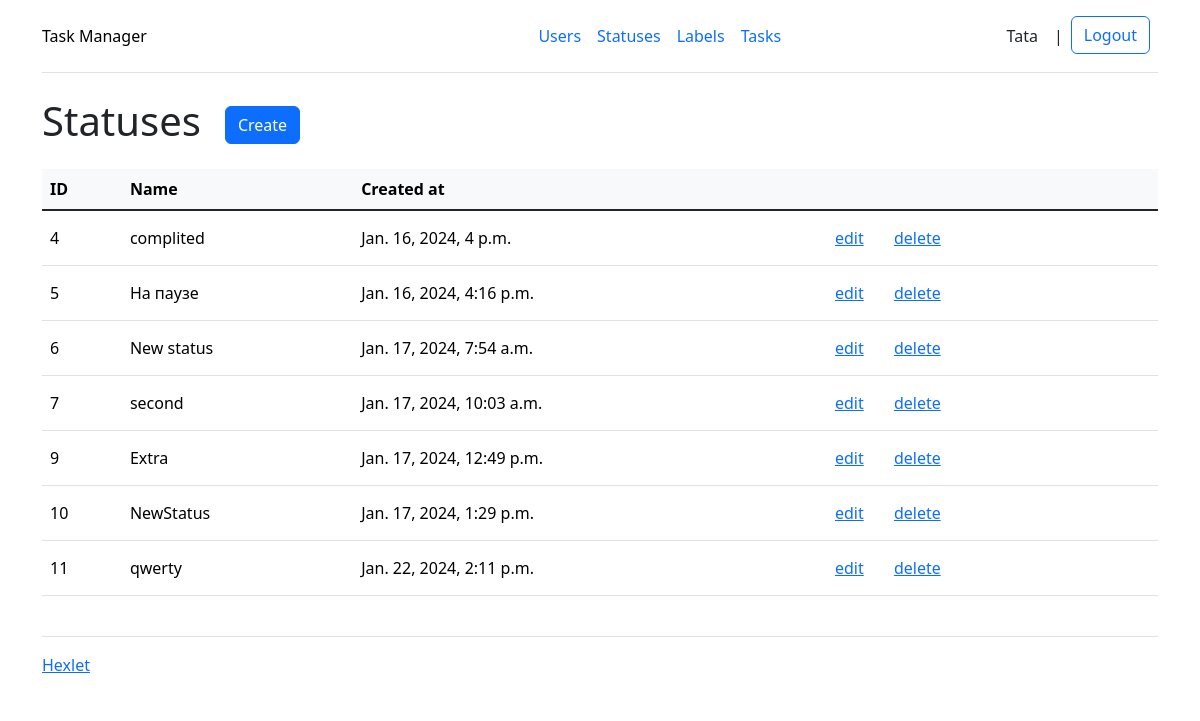
Page /statuses/ (signed in) on the earlier database version.
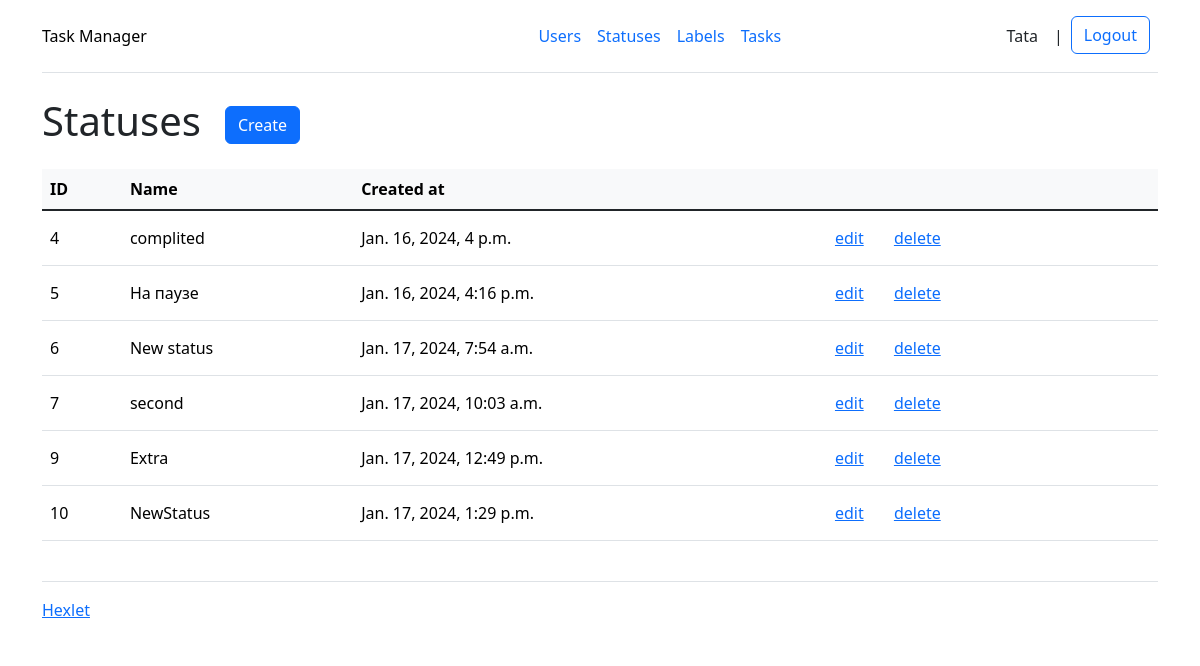
Same page on the later database version.
### task_manager/status/models.py (models this page shows, shortened)
class Status(models.Model):
    name = models.CharField(max_length=100)
    created_at = models.DateTimeField(auto_now_add=True)
    updated_at = models.DateTimeField(auto_now=True)
    objects = models.Manager

### task_manager/status/views.py (the view)
# urls.py: path('', views.StatusIndexView.as_view(), name='statuses_index'),
class StatusIndexView(LoginRequiredMixinWithMessage, ListView):
    model = Status
    template_name = 'status/index.html'
    context_object_name = 'statuses'

### task_manager/permissions.py (called while the page is built)
    def dispatch(self, request, *args, **kwargs):
        if not request.user.is_authenticated:
            messages.add_message(request, messages.ERROR, self.login_required_message)
            return self.handle_no_permission()
        return super(LoginRequiredMixinWithMessage, self).dispatch(request, *args, **kwargs)

### task_manager/templates/status/index.html (shortened to what this page needs)
{% extends "base.html" %}
{% load i18n %}
{% block content %}
<h1 class="my-4">{% translate 'Statuses' %}<a class="btn btn-primary mx-4" href="{% url 'statuses_create' %}">{% translate 'Create' %}</a></h1>
<table class="table">
    <thead class="table-light">
        <tr>
            <th>{% translate 'ID' %}</th>
            <th>{% translate 'Name' %}</th>
            <th>{% translate 'Created at' %}</th>
            <th></th>
        </tr>
    </thead>
    <tbody class="table-group-divider">
        {% for status in statuses %}
        <tr class="align-middle">
            <td>{{ status.id }}</td>
            <td>{{ status.name }}</td>
            <td>{{ status.created_at }}</td>
            <td>
                <a class="btn btn-link" href="{% url 'statuses_update' status.id %}">{% translate 'edit' %}</a>
                <a class="btn btn-link" href="{% url 'statuses_delete' status.id %}">{% translate 'delete' %}</a>
            </td>
        </tr>
        {% endfor %}
    </tbody>
</table>
{% endblock %}

Differences in the rows shown:
removed Status: id "11", name "qwerty", created_at "Jan. 22, 2024, 2:11 p.m."
